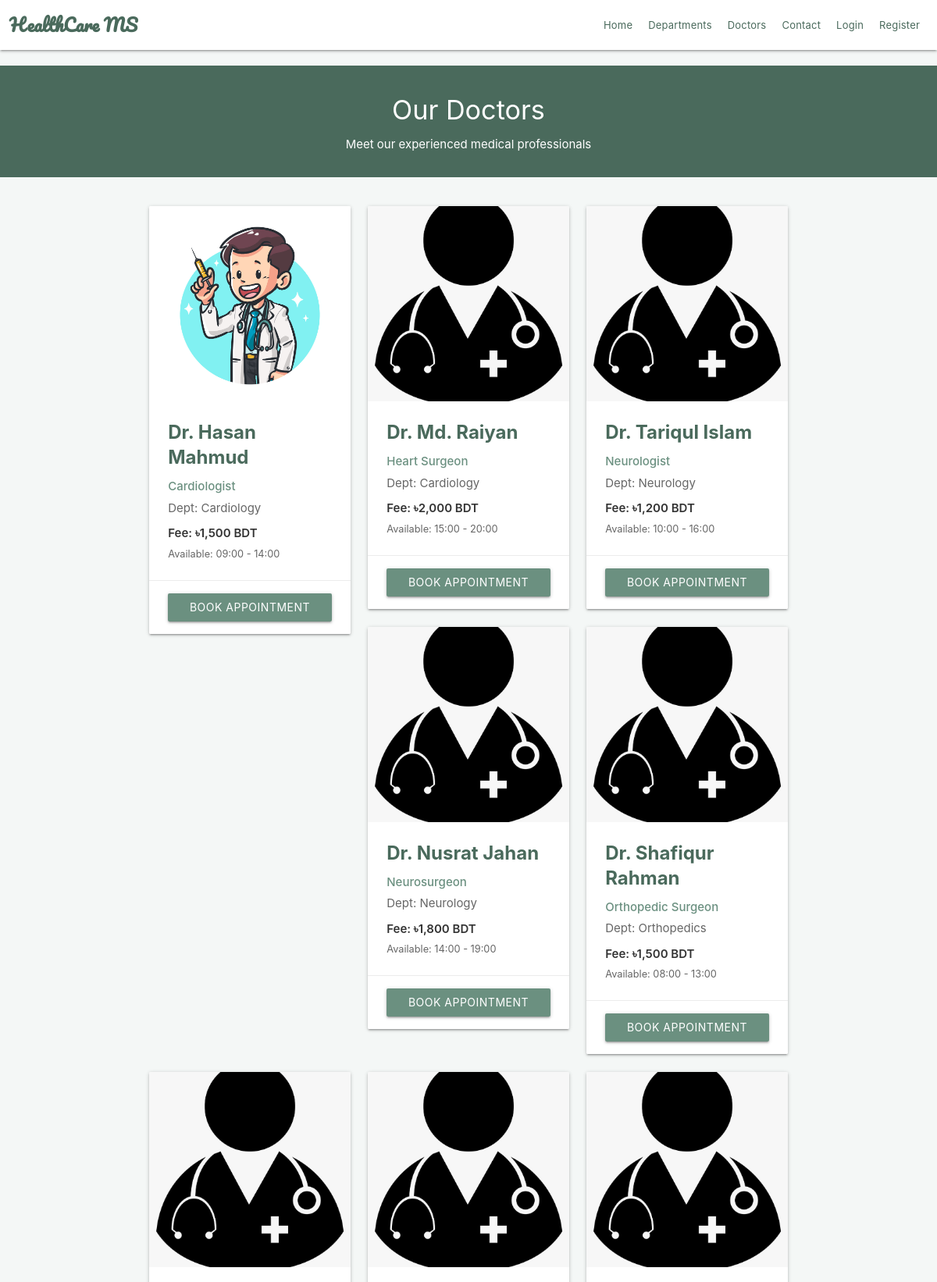
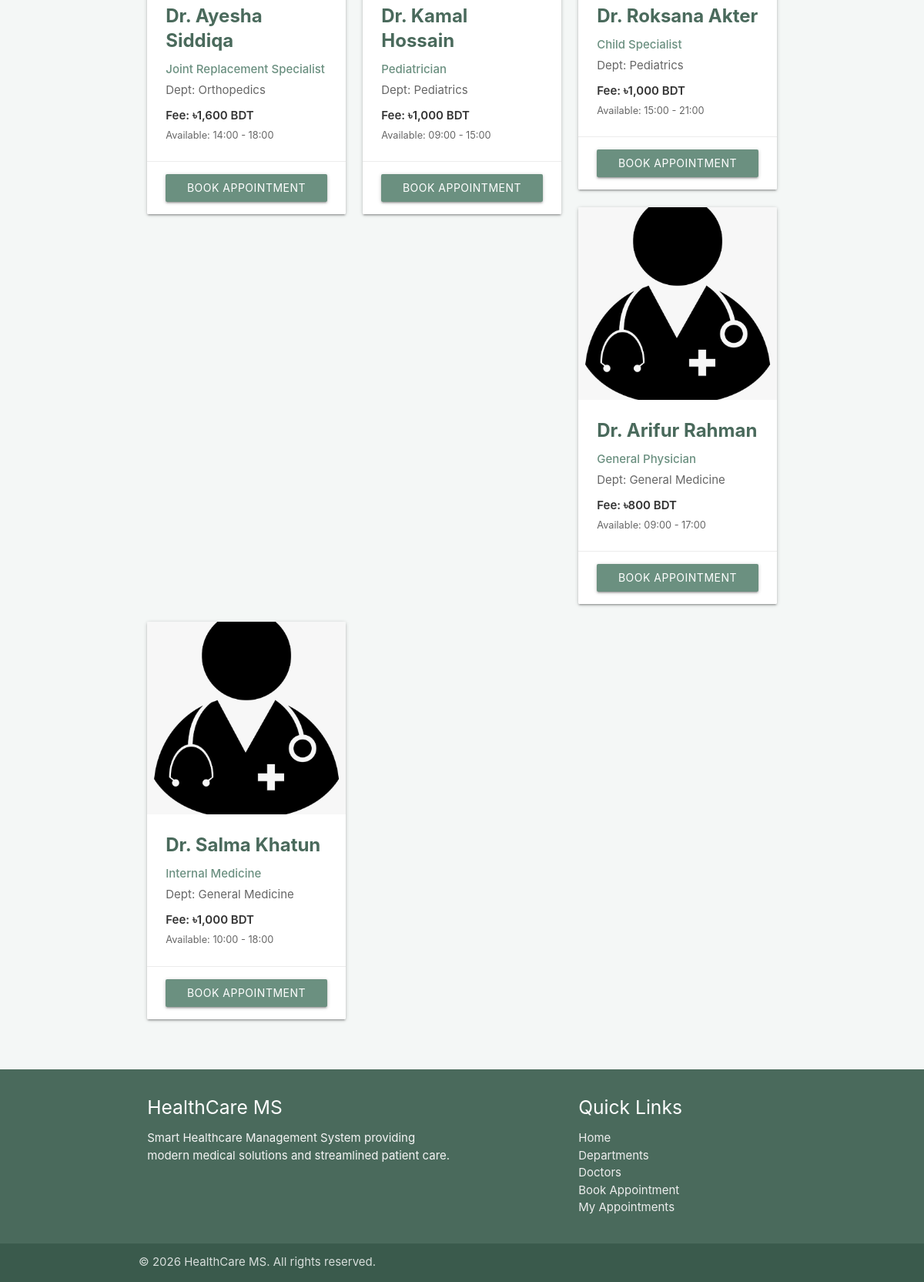
The app's page /doctors.php with its own data (2 pictures, top to bottom).
### tables this page shows
CREATE TABLE `doctors` (
    `id` int(11) NOT NULL,
    `dept_id` int(10) NOT NULL,
    `name` varchar(50) NOT NULL,
    `email` varchar(50) NOT NULL,
    `image` varchar(250) NOT NULL,
    `specialization` varchar(250) NOT NULL,
    `fee` int(255) NOT NULL,
    `available_start` varchar(20) DEFAULT '09:00',
    `available_end` varchar(20) DEFAULT '17:00'
);

CREATE TABLE `departments` (
    `id` int(11) NOT NULL,
    `dept_name` varchar(250) NOT NULL,
    `short_desc` varchar(250) NOT NULL,
    `long_desc` varchar(500) NOT NULL
);

### doctors.php (the view, shortened to what this page needs)
<?php
require_once('backends/connection-pdo.php');
$dept_id = isset($_GET['dept_id']) ? intval($_GET['dept_id']) : 0;
if ($dept_id > 0) {
    $sql = "SELECT d.*, dept.dept_name FROM doctors d JOIN departments dept ON d.dept_id = dept.id WHERE d.dept_id = ?";
    $query = $pdoconn->prepare($sql);
    $query->execute([$dept_id]);
} else {
    $sql = "SELECT d.*, dept.dept_name FROM doctors d JOIN departments dept ON d.dept_id = dept.id";
    $query = $pdoconn->prepare($sql);
    $query->execute();
}
$doctors = $query->fetchAll(PDO::FETCH_ASSOC);
?>
<!DOCTYPE html>
<html lang="en">
<head>
    <link rel="stylesheet" href="https://cdnjs.cloudflare.com/ajax/libs/materialize/1.0.0/css/materialize.min.css">
    <link rel="stylesheet" href="css/style.css">
    <link rel="stylesheet" href="css/healthcare-theme.css">
</head>
<body>
    <?php require('chunks/navbar.php'); ?>
    <div class="section white-text center" style="background: #4a6a5c; margin-top: 20px;">
        <h4>Our Doctors</h4>
        <p>Meet our experienced medical professionals</p>
    </div>
    <div class="container" style="margin-top: 30px; margin-bottom: 50px;">
        <div class="row">
            <?php if (count($doctors) > 0): ?>
                <?php foreach ($doctors as $doc): ?>
                    <div class="col s12 m6 l4">
                        <div class="card hoverable">
                            <div class="card-image">
                                <?php
                                $img_name = $doc['image'];
                                if (empty($img_name) || !file_exists("images/" . $img_name)) {
                                    $img_src = "images/default-doctor.jpg";
                                } else {
                                    $img_src = "images/" . $img_name;
                                }
                                ?>
                                <img src="<?php echo $img_src; ?>" alt="Doctor" style="height: 250px; object-fit: cover;">
                            </div>
                            <div class="card-content">
                                <span class="card-title" style="color: #4a6a5c; font-weight: 700; margin-bottom: 10px;"><?php echo htmlspecialchars($doc['name']); ?></span>
                                <p style="color: #6b9080; font-weight: 500;"><?php echo htmlspecialchars($doc['specialization']); ?></p>
                                <p style="color: #666; margin-top: 5px;">Dept: <?php echo htmlspecialchars($doc['dept_name']); ?></p>
                                <p style="color: #333; font-weight: 600; margin-top: 10px;">Fee: ৳<?php echo number_format($doc['fee']); ?> BDT</p>
                                <p style="color: #666; font-size: 0.85rem; margin-top: 5px;">Available: <?php echo $doc['available_start']; ?> - <?php echo $doc['available_end']; ?></p>
                            </div>
                            <?php if (!isset($_SESSION['role']) || $_SESSION['role'] !== 'doctor'): ?>
                                <div class="card-action">
                                    <a href="appointments.php?doctor_id=<?php echo $doc['id']; ?>" class="waves-effect waves-light btn" style="background: #6b9080 !important; color: white !important; width: 100%;">Book Appointment</a>
                                </div>
                            <?php endif; ?>
                        </div>
                    </div>
                <?php endforeach; ?>
            <?php else: ?>
                <div class="col s12 center">
                    <h5 style="color: #999;">No doctors available yet.</h5>
                </div>
            <?php endif; ?>
        </div>
    </div>
    <?php require('chunks/footer.php'); ?>
</body>
</html>

### css/healthcare-theme.css (style rules this page uses)
:root { --primary: #6b9080; --primary-dark: #4a6a5c; --primary-light: #8ca699; --bg-light: #f4f7f6; }
body { background-color: var(--bg-light); }
.btn, .btn-large, .btn-small { background-color: var(--primary) !important; }
.card .card-action a { color: var(--primary) !important; }

### records on screen
doctors: image (picture), name "Dr. Hasan Mahmud", specialization "Cardiologist", departments.dept_name "Cardiology", fee "1,500", available_start "09:00", available_end "14:00", $doc['id'] 1 (drawn)
doctors: name "Dr. Md. Raiyan", specialization "Heart Surgeon", departments.dept_name "Cardiology", fee "2,000", available_start "15:00", available_end "20:00"
doctors: image (placeholder picture), name "Dr. Tariqul Islam", specialization "Neurologist", departments.dept_name "Neurology", fee "1,200", available_start "10:00", available_end "16:00"
doctors: image (placeholder picture), name "Dr. Nusrat Jahan", specialization "Neurosurgeon", departments.dept_name "Neurology", fee "1,800", available_start "14:00", available_end "19:00"
doctors: image (placeholder picture), name "Dr. Shafiqur Rahman", specialization "Orthopedic Surgeon", departments.dept_name "Orthopedics", fee "1,500", available_start "08:00", available_end "13:00"
doctors: image (placeholder picture), name "Dr. Ayesha Siddiqa", specialization "Joint Replacement Specialist", departments.dept_name "Orthopedics", fee "1,600", available_start "14:00", available_end "18:00"
doctors: image (placeholder picture), name "Dr. Kamal Hossain", specialization "Pediatrician", departments.dept_name "Pediatrics", fee "1,000", available_start "09:00", available_end "15:00"
doctors: image (placeholder picture), name "Dr. Roksana Akter", specialization "Child Specialist", departments.dept_name "Pediatrics", fee "1,000", available_start "15:00", available_end "21:00"
doctors: image (placeholder picture), name "Dr. Arifur Rahman", specialization "General Physician", departments.dept_name "General Medicine", fee "800", available_start "09:00", available_end "17:00"
doctors: image (placeholder picture), name "Dr. Salma Khatun", specialization "Internal Medicine", departments.dept_name "General Medicine", fee "1,000", available_start "10:00", available_end "18:00", $doc['id'] 10 (drawn)
